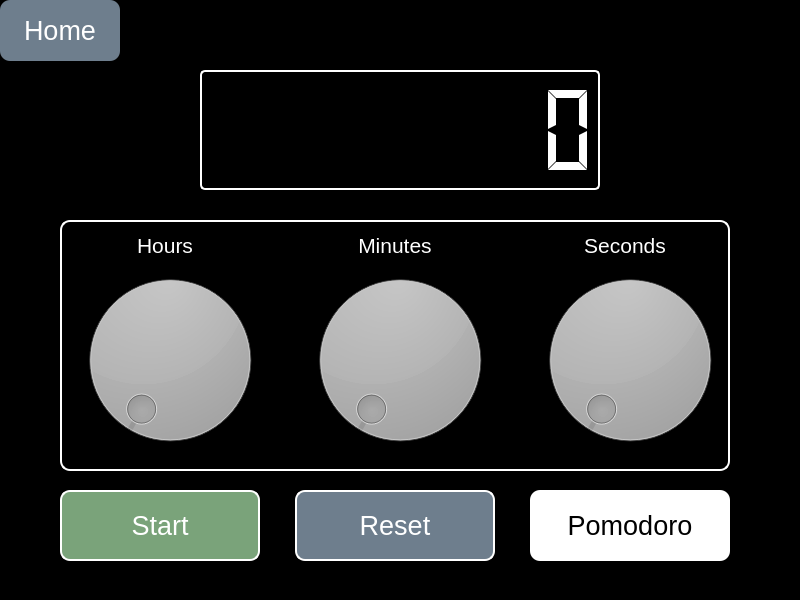
<?xml version="1.0" encoding="UTF-8"?>
<ui version="4.0">
 <class>MainWindow</class>
 <widget class="QMainWindow" name="MainWindow">
  <property name="geometry">
   <rect>
    <x>0</x>
    <y>0</y>
    <width>800</width>
    <height>600</height>
   </rect>
  </property>
  <property name="sizePolicy">
   <sizepolicy hsizetype="Fixed" vsizetype="Fixed">
    <horstretch>0</horstretch>
    <verstretch>0</verstretch>
   </sizepolicy>
  </property>
  <property name="windowTitle">
   <string>MainWindow</string>
  </property>
  <property name="styleSheet">
   <string notr="true">QWidget{
	background-color: black;
}</string>
  </property>
  <widget class="QWidget" name="centralwidget">
   <widget class="QPushButton" name="backButton">
    <property name="geometry">
     <rect>
      <x>0</x>
      <y>0</y>
      <width>120</width>
      <height>61</height>
     </rect>
    </property>
    <property name="sizePolicy">
     <sizepolicy hsizetype="MinimumExpanding" vsizetype="Preferred">
      <horstretch>0</horstretch>
      <verstretch>0</verstretch>
     </sizepolicy>
    </property>
    <property name="font">
     <font>
      <family>Leelawadee UI</family>
      <pointsize>20</pointsize>
     </font>
    </property>
    <property name="styleSheet">
     <string notr="true">QPushButton#backButton{
	border-width: 2px;
	border-style: none;
	border-color: white;
	border-radius: 10px;
	background-color: rgba(110, 126, 141, 255);
	color: white;
}

QPushButton#backButton:pressed{
	padding-left: 2px;
	padding-top: 2px;
	background-color: rgba(110, 126, 141, 200);
}
</string>
    </property>
    <property name="text">
     <string>Home</string>
    </property>
   </widget>
   <widget class="QPushButton" name="startTimer">
    <property name="geometry">
     <rect>
      <x>60</x>
      <y>490</y>
      <width>200</width>
      <height>71</height>
     </rect>
    </property>
    <property name="font">
     <font>
      <family>Leelawadee UI</family>
      <pointsize>20</pointsize>
     </font>
    </property>
    <property name="styleSheet">
     <string notr="true">QPushButton{
	background-color: rgba(122, 163, 122, 255);
	color: white;
	border-style: solid;
	border-color: white;
	border-radius: 10px;
	border-width: 2px;
}

QPushButton:pressed{
	padding-left: 5px;
	padding-top: 5px;
	background-color:  rgba(122, 163, 122, 200);
}
</string>
    </property>
    <property name="text">
     <string>Start</string>
    </property>
   </widget>
   <widget class="QFrame" name="frame">
    <property name="geometry">
     <rect>
      <x>200</x>
      <y>70</y>
      <width>400</width>
      <height>120</height>
     </rect>
    </property>
    <property name="styleSheet">
     <string notr="true">QFrame{
	border: 2px solid white;
	background-color: transparent;
	border-radius:5px;
}</string>
    </property>
    <property name="frameShape">
     <enum>QFrame::StyledPanel</enum>
    </property>
    <property name="frameShadow">
     <enum>QFrame::Raised</enum>
    </property>
    <widget class="QLCDNumber" name="lcdNumber">
     <property name="geometry">
      <rect>
       <x>0</x>
       <y>0</y>
       <width>400</width>
       <height>120</height>
      </rect>
     </property>
     <property name="sizePolicy">
      <sizepolicy hsizetype="Fixed" vsizetype="Fixed">
       <horstretch>0</horstretch>
       <verstretch>0</verstretch>
      </sizepolicy>
     </property>
     <property name="styleSheet">
      <string notr="true">QLCDNumber{
	border: white;
	background-color: transparent;
	color: white;
	border-radius: 5px;
}</string>
     </property>
     <property name="smallDecimalPoint">
      <bool>false</bool>
     </property>
     <property name="digitCount">
      <number>8</number>
     </property>
     <property name="segmentStyle">
      <enum>QLCDNumber::Flat</enum>
     </property>
     <property name="value" stdset="0">
      <double>0.000000000000000</double>
     </property>
    </widget>
   </widget>
   <widget class="QFrame" name="frame_2">
    <property name="geometry">
     <rect>
      <x>60</x>
      <y>220</y>
      <width>670</width>
      <height>251</height>
     </rect>
    </property>
    <property name="styleSheet">
     <string notr="true">QFrame{
	border: 2px solid white;
	background-color: transparent;
	border-radius: 10px;
}</string>
    </property>
    <property name="frameShape">
     <enum>QFrame::StyledPanel</enum>
    </property>
    <property name="frameShadow">
     <enum>QFrame::Raised</enum>
    </property>
    <widget class="QLabel" name="label">
     <property name="geometry">
      <rect>
       <x>30</x>
       <y>10</y>
       <width>150</width>
       <height>30</height>
      </rect>
     </property>
     <property name="font">
      <font>
       <family>Leelawadee UI</family>
       <pointsize>16</pointsize>
      </font>
     </property>
     <property name="styleSheet">
      <string notr="true">QLabel{
	border: 0px black none;
	color: white;
	background-color: transparent;
}</string>
     </property>
     <property name="text">
      <string>Hours</string>
     </property>
     <property name="alignment">
      <set>Qt::AlignCenter</set>
     </property>
    </widget>
    <widget class="QDial" name="timerDialSecs">
     <property name="geometry">
      <rect>
       <x>470</x>
       <y>40</y>
       <width>200</width>
       <height>200</height>
      </rect>
     </property>
     <property name="styleSheet">
      <string notr="true">QDial{
	background: transparent;
}</string>
     </property>
     <property name="maximum">
      <number>59</number>
     </property>
    </widget>
    <widget class="QDial" name="timerDialMins">
     <property name="geometry">
      <rect>
       <x>240</x>
       <y>40</y>
       <width>200</width>
       <height>200</height>
      </rect>
     </property>
     <property name="styleSheet">
      <string notr="true">QDial{
	background: transparent;
}</string>
     </property>
     <property name="maximum">
      <number>59</number>
     </property>
    </widget>
    <widget class="QDial" name="timerDialHours">
     <property name="geometry">
      <rect>
       <x>10</x>
       <y>40</y>
       <width>200</width>
       <height>200</height>
      </rect>
     </property>
     <property name="styleSheet">
      <string notr="true">QDial{
	background: transparent;
}

QDial::handle{
	color: red;
}</string>
     </property>
    </widget>
    <widget class="QLabel" name="label_2">
     <property name="geometry">
      <rect>
       <x>260</x>
       <y>10</y>
       <width>150</width>
       <height>30</height>
      </rect>
     </property>
     <property name="font">
      <font>
       <family>Leelawadee UI</family>
       <pointsize>16</pointsize>
      </font>
     </property>
     <property name="styleSheet">
      <string notr="true">QLabel{
	border: 0px black none;
	color: white;
	background-color: transparent;
}</string>
     </property>
     <property name="text">
      <string>Minutes</string>
     </property>
     <property name="alignment">
      <set>Qt::AlignCenter</set>
     </property>
    </widget>
    <widget class="QLabel" name="label_3">
     <property name="geometry">
      <rect>
       <x>490</x>
       <y>10</y>
       <width>150</width>
       <height>30</height>
      </rect>
     </property>
     <property name="font">
      <font>
       <family>Leelawadee UI</family>
       <pointsize>16</pointsize>
      </font>
     </property>
     <property name="styleSheet">
      <string notr="true">QLabel{
	border: 0px black none;
	color: white;
	background-color: transparent;
}</string>
     </property>
     <property name="text">
      <string>Seconds</string>
     </property>
     <property name="alignment">
      <set>Qt::AlignCenter</set>
     </property>
    </widget>
   </widget>
   <widget class="QPushButton" name="resetTimer">
    <property name="geometry">
     <rect>
      <x>295</x>
      <y>490</y>
      <width>200</width>
      <height>71</height>
     </rect>
    </property>
    <property name="font">
     <font>
      <family>Leelawadee UI</family>
      <pointsize>20</pointsize>
     </font>
    </property>
    <property name="styleSheet">
     <string notr="true">QPushButton{
	border-width: 2px;
	border-style: solid;
	border-color: white;
	border-radius: 10px;
	background-color: rgba(110, 126, 141, 255);
	color: white;
}

QPushButton:pressed{
	padding-left: 2px;
	padding-top: 2px;
	background-color: rgba(110, 126, 141, 200);
}
</string>
    </property>
    <property name="text">
     <string>Reset</string>
    </property>
   </widget>
   <widget class="QPushButton" name="pomoTimer">
    <property name="geometry">
     <rect>
      <x>530</x>
      <y>490</y>
      <width>200</width>
      <height>71</height>
     </rect>
    </property>
    <property name="font">
     <font>
      <family>Leelawadee UI</family>
      <pointsize>20</pointsize>
     </font>
    </property>
    <property name="styleSheet">
     <string notr="true">QPushButton{
	background-color: white;
	color: black;
	border-style: none;
	border-color: black;
	border-radius: 10px;
	border-width: 5px;
}

QPushButton:pressed{
	padding-left: 5px;
	padding-top: 5px;
	background-color: white;
}
</string>
    </property>
    <property name="text">
     <string>Pomodoro</string>
    </property>
   </widget>
   <zorder>frame_2</zorder>
   <zorder>backButton</zorder>
   <zorder>startTimer</zorder>
   <zorder>frame</zorder>
   <zorder>resetTimer</zorder>
   <zorder>pomoTimer</zorder>
  </widget>
 </widget>
 <resources/>
 <connections/>
</ui>
